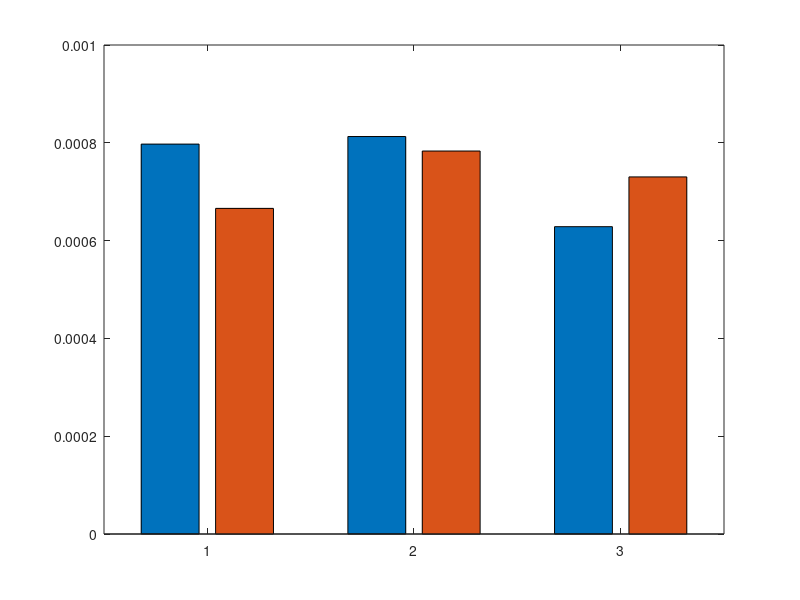

Recreate this plot in MATLAB. (Note: this script raises an error after producing the figure.)
% Provided means and confidence intervals
%total time
%y = [0.47617726348899997, 0.9768291537780001; 0.894993547199, 1.576954938177; 1.228557272438, 2.083077701316];
% err = [0.010702849964520728, 0.023356187917318222; 0.02535022892046689, 0.04158563627653643; 0.038424744389013, 0.05820132530917114];

%hmac
 
%y = [0.000645174959, 0.000575619448; 0.0006641137639999999, 0.0005888085190000001; 0.000492636428, 0.000566910514];
%err = [4.430312122813697e-05, 4.119097449444999e-05; 6.659064133870705e-05, 3.393421695886889e-05; 4.030791260036383e-05, 3.891464676904837e-05];

%AES-GCM

y = [0.0007973482608795166, 0.0006659030914306641; 0.0008128354549407959, 0.000783167839050293; 0.0006284985542297363, 0.0007302477359771728];
err = [5.3599933287003926e-05, 3.471765395075152e-05; 5.487333512303911e-05, 4.518213685221131e-05; 3.280417615270333e-05, 4.574099945903751e-05];


% Categories
categories = {'15 m', '30 m'};
sessions = {'25%', '50%', '75%'};
% Custom colors for bars
barColors = [0.4 0.4 0.4; 0.8 0.8 0.8];
% Plot
fig = figure(1); clf; 
hb = bar(y); % get the bar handles
hold on;
% Set custom colors for bars
for k = 1:size(y, 2)
    hb(k).FaceColor = barColors(k, :);
end
% Aligning error bars to individual bar within groups
groupwidth = min(0.8, 2/(2+1.5));
for k = 1:size(y, 2)
    xpos = (1:size(y, 1)) - groupwidth/2 + (2*k-1) * groupwidth / (2*size(y, 2));
    errorbar(xpos, y(:, k), err(:, k), 'LineStyle', 'none', 'Color', 'k', 'LineWidth', 1);
end
grid on;
% Set Axis properties
set(gca, 'xticklabel', sessions);
ylim([0, max(y(:)) + 0.0004]);  % Adjust ylim based on your data
%ylabel('Total Time [s]');
%ylabel('HMAC Comparison Time [s]');
ylabel('AES-GCM Encryption Time [s]');
xlabel('Noise level');

% Add legend and customize as needed
legend(categories, 'Location', 'bestoutside');
set(gca, 'Fontsize', 25);
orient(fig, 'landscape');
% Save the figure as a PDF with legend outside the plot
set(gcf, 'PaperUnits', 'inches', 'PaperPosition', [0 0 8 6]); % Adjust size if needed
% print(fig, '-bestfit', 'timelocation_totaltime','-dpdf');
%print(fig, '-bestfit', 'timelocation_HMAC_Comparison','-dpdf');
print(fig, '-bestfit', 'timelocation_AES_GCM','-dpdf');

